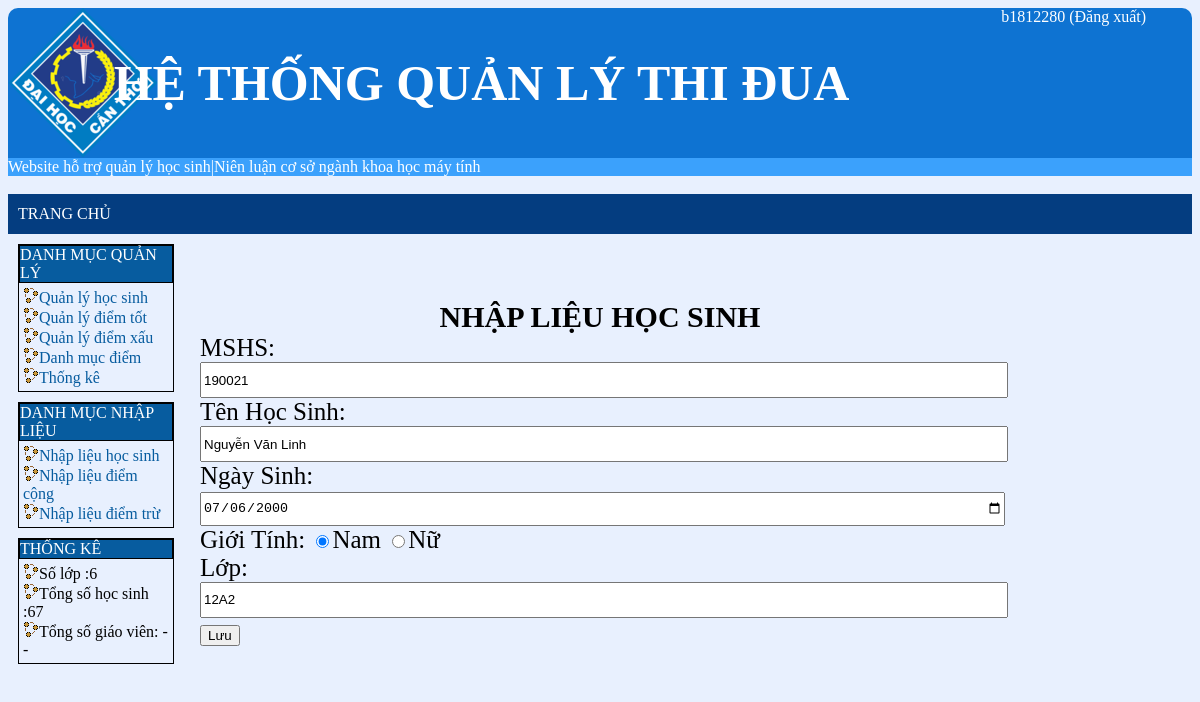
Screenshot of /sua_ds.php?id=190021 (signed in) with the database file from the repository.
### tables this page shows
CREATE TABLE `hs` (
  `id_hs` char(20) NOT NULL,
  `ten` varchar(30) DEFAULT NULL,
  `ngaysinh` varchar(30) DEFAULT NULL,
  `gioitinh` varchar(3) DEFAULT NULL,
  `id_lop` char(4) NOT NULL
);

### sua_ds.php (the view, shortened to what this page needs)
<?php
    if( !isset($_SESSION["username"])){
        header("location:dangnhap.php");
    }
    else {
        $dangnhap=$_SESSION["username"];
        $dangxuat='Đăng xuất';
    }
?>
<?php
    include "connectDB.php";
    $id=$_GET["id"];
    $sql ="select * from hs where id_hs='$id'";
    $arr=array();
    $result=$con->query($sql);
    while($row=mysqli_fetch_assoc($result)){
        $temp=array("id"=>$row["id_hs"],"ten"=>$row["ten"],"ngaysinh"=>$row["ngaysinh"],"gioitinh"=>$row["gioitinh"],"id_lop"=>$row["id_lop"]);
        array_push($arr,$temp);
    }
?>
<?php
    include "connectDB.php";
    $sql="select * from hs";
    $result=$con->query($sql);
    $hs=$result->num_rows;
    $sql1="select * from lop";
    $result1=$con->query($sql1);
    $lop=$result1->num_rows;
?>
<!DOCTYPE html>
<html>
    <head>
        <link rel="stylesheet" href="./CSS/index.css">
        <link rel="stylesheet" href="./CSS/nl.css">
    </head>
    <body>
        <div class="A">
            <div class="B">
                <div class="C"><b>HỆ THỐNG QUẢN LÝ THI ĐUA</b></div>
                <div class="C"><a href="./dangnhap.php"><?php echo($dangnhap); ?></a> <a href="./dangxuat.php">(<?php echo($dangxuat); ?>)</a></div>
            </div>
            <div class="aa"><marquee scrollamount="5"; scrolldelay="120";>Website hỗ trợ quản lý học sinh|Niên luận cơ sở ngành khoa học máy tính</marquee></div>
            <div><br></div>
            <div class="D">
                <div class="menu">
                    <ul>
                        <li><a href="./index.php">TRANG CHỦ</a></li>
                    </ul>
                </div>
            </div>
            <div class="center">
                <div class="left">
                    <div class="left1">
                        <div class="left_1">
                            DANH MỤC QUẢN LÝ
                        </div>
                        <div class="left_2">
                            <ul>
                                <li><img src="./css/anh/course.gif" /><a href="ds.php">Quản lý học sinh</a></li>
                                <li><img src="./css/anh/course.gif" /><a href="diemthuong.php">Quản lý điểm tốt</a></li>
                                <li><img src="./css/anh/course.gif" /><a href="vipham.php">Quản lý điểm xấu</a></li>
                                <li><img src="./css/anh/course.gif" /><a href="danhmuc.php">Danh mục điểm</a></li>
                                <li><img src="./css/anh/course.gif" /><a href="thongke.php">Thống kê</a></li>
                            </ul>
                        </div>
                    </div>
                    <div class="left1">
                        <div class="left_1">
                            DANH MỤC NHẬP LIỆU
                        </div>
                        <div class="left_2">
                            <ul>
                                <li><img src="./css/anh/course.gif" /><a href="nhaplieu.php">Nhập liệu học sinh</a></li>
                                <li><img src="./css/anh/course.gif" /><a href="nhapdt.php">Nhập liệu điểm cộng</a></li>
                                <li><img src="./css/anh/course.gif" /><a href="nhapvp.php">Nhập liệu điểm trừ</a></li>
                            </ul>
                        </div>
                    </div>
                    <div class="left1">
                        <div class="left_1">
                            THỐNG KÊ
                        </div>
                        <div class="left_2">
                            <ul>
                                <li><img src="./css/anh/course.gif" />Số lớp :<?php echo ($lop);?></li>
                                <li><img src="./css/anh/course.gif" />Tổng số học sinh :<?php echo ($hs);?></li>
                                <li><img src="./css/anh/course.gif" />Tổng số giáo viên: --</li>
                            </ul>
                        </div>
                    </div>
                </div>
                <div class="cent">
                    <div class="nl"><div class="s_nl">NHẬP LIỆU HỌC SINH</div>
                        <form action="xuly_sua_ds.php?id=<?php echo($id);?>" method="POST">
                            MSHS: <br>
                            <input type="text" name="_id_hs" style='width:800px;height:30px' require value="<?php echo($arr[0]["id"]);?>"><br>
                            Tên Học Sinh: <br>
                            <input type="text" name="_ten" style='width:800px;height:30px'require value="<?php echo($arr[0]["ten"]);?>"><br>
                            Ngày Sinh: <br>
                            <input type="date" name="_ngaysinh" style='width:800px;height:30px'require value="<?php echo($arr[0]["ngaysinh"]);?>"><br>
                            Giới Tính:
                            <?php
                                if($arr[0]["gioitinh"]=='Nam'){
                                    echo("
                                    <input type='radio' name='_gioitinh' value='Nam' checked>Nam
                                    <input type='radio' name='_gioitinh' value='Nữ'>Nữ<br>"
                                    );
                                }
                                else{
                                    echo("
                                    <input type='radio' name='_gioitinh' value='Nam'>Nam
                                    <input type='radio' name='_gioitinh' value='Nữ' checked >Nữ<br>"
                                    );
                                }
                            ?>
                            Lớp: <br>
                            <input type="text" name="_malop" style='width:800px;height:30px' require value="<?php echo($arr[0]["id_lop"]);?>"> <br>
                            <button type="submit" name="s_submit">Lưu</button>
                        </form>
                </div>
            </div>
        </div>
    </body>
</html>

### CSS/index.css (style rules this page uses)
body { background-color: #e8f0fe; }
.A { display: flex; flex-direction: column; width: 100%; height: auto; background-color: #e8f0fe; }
.B:nth-child(1) { display: flex; flex-direction: row; width: 100%; height: 150px; background:url(./anh/123456.png) no-repeat; background-color: #0e73d2; border-top-left-radius: 10px; border-top-right-radius: 10px; }
.C { text-align: center; }
.C:nth-child(1) { display: flex; justify-content: center; flex-direction: column; text-align: center; font-size: 50px; width: 80%; height: 100%; color:white; float: left; }
.C:nth-child(2) { width: 20%; height: 100%; float: right; }
.C a { text-decoration: none; color: white; }
.aa { background: #3ba1fc; color: white; }
.center { height: auto; width: 100%; }
.left { width: 13%; float: left; }
.left1 { width: 100%; border: 1px black solid; margin: 10px; }
.cent { width: 70%; float: left; padding: 20px; }
.left_1 { background-color: #075c9f; color: white; border: 1px black solid; }
.left_2 ul { list-style-type: none; padding: 2px; margin: 2px; }
.left_2 ul li { padding: 0; margin: 0; }
.left_2 ul li a { text-decoration: none; color: #075c9f; }
.menu ul { padding: 0; margin: 0; list-style-type: none; background-color: #043d80; }
.menu ul li { color: white; line-height: 40px; }
.menu ul li a { text-decoration: none; color: white; padding: 10px; }

### CSS/nl.css (style rules this page uses)
.nl { position: absolute; top :50%; left: 50%; width: 300px; transform: translate(-50%,-25%); height: 400px; width: 800px; font-size: 25px; }
.s_nl { text-align: center; font-size: 30px; font-weight: bold; }

### rows the page displays
hs: _id_hs "190021", _ten "Nguyễn Văn Linh", _ngaysinh "07/06/2000", _malop "12A2"

### other values shown
$dangnhap "b1812280"
$dangxuat "Đăng xuất"
$lop "6"
$hs "67"
